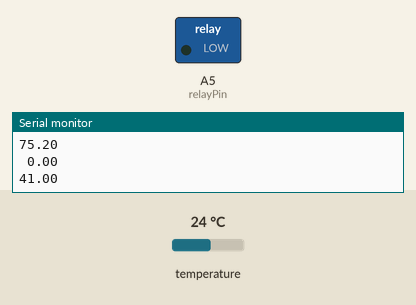
Bench run of a sketch on a simulated Particle Photon. On the bench: switched loads named in the sketch (green lamp = pin HIGH), the last lines printed to the serial monitor. Inputs (shaded band) come from the test bench; at power-on: temperature 24 °C.

Above: at 4.9 s.
5.0 s: temperature set to 12 °C
At 6.6 s:
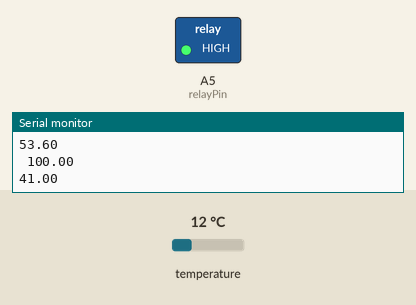
9.8 s: temperature set to 2 °C
At 11.1 s:
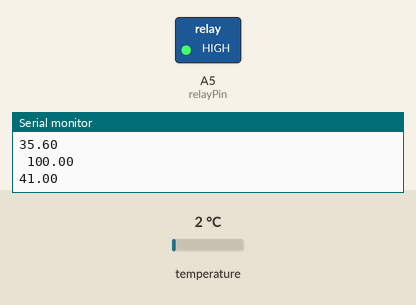
12.9 s: temperature set to 2.4 °C
16.0 s: temperature set to 3 °C
At 17.2 s:
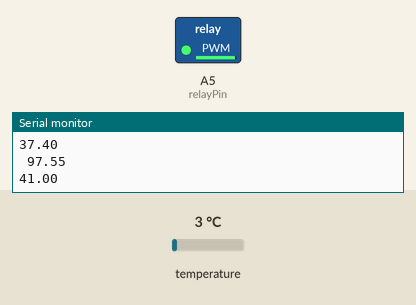
Timing chart, 0 to 20.2 s (numbered marks = the images above; inputs shaded):
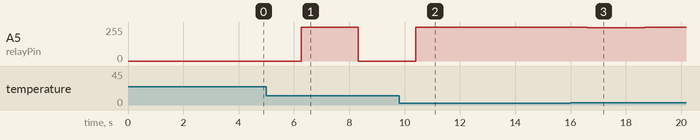

Measured:
- after the input at 5.0 s, A5 (relayPin): 0/255 → 255/255 after 1.3 s, → 0/255 2.1 s later
- after the input at 9.8 s, A5 (relayPin): 0/255 → 255/255 after 0.60 s
- after the input at 16.0 s, A5 (relayPin): 255/255 → 248/255 after 0.61 s, → 255/255 2.1 s later

The sketch:

makeshift-aleworks-device-pid.ino
```cpp
// https://github.com/br3ttb/Arduino-PID-Library
#include "PID_v1.h"

// https://github.com/krvarma/Dallas_DS18B20_SparkCore
#include "DS18B20.h"
#include "OneWire/OneWire.h"


// Input pin where DS18B20 is connected
int ds18b20Pin = D1;

// Output pin where relay is connected
int relayPin = A5;


// SparkCloud variable outputs
char tempInfo[64];
char pointInfo[64];
char pwmInfo[64];

// Temperature device on the D1 pin
DS18B20 ds18b20 = DS18B20(ds18b20Pin);

// PID: variables
double pointTemperature, actualTemperature, pidOutput;

// PID: Specify the links and initial tuning parameters
PID myPID(&actualTemperature, &pidOutput, &pointTemperature, 25, 1000, 9, DIRECT);

// Timestamp of the last status events
unsigned long lastEventTimestamp;

double convertTemp(String tempTo, double temp) {
    if(tempTo == "F") {
        return (temp * 9.0) / 5.0 + 32.0;
    } else {
        return  (temp - 32) / 1.8;
    }
}


 // Setup
void setup() {

    // Start serial on USB
    Serial.begin(9600);

    // SparkCloud: variables
    Particle.variable("temperature", tempInfo, STRING);
    Particle.variable("point", pointInfo, STRING);
    Particle.variable("pwm", pwmInfo, STRING);

    // SparkCloud: functions
    Particle.function("setPoint", setPointTemperature);

    // Set relay pin mode to output
    pinMode(relayPin, OUTPUT);

    // Point temperature default
    pointTemperature = 5;

    //turn the PID on
    myPID.SetMode(AUTOMATIC);

    // Last event timestamp
    lastEventTimestamp = 0;
}

 // Loop
void loop() {

    // Searching for the ds18b20 device
    if(actualTemperature == 0 && !ds18b20.search()) {

        // Log to the serial
        Serial.println("No more addresses.");
        Serial.println();

        // Turn off the relay during the scan
        digitalWrite(relayPin, LOW);

        // Restart search
        ds18b20.resetsearch();
        delay(250);

        return;
    }


    // Send event to the SparkCloud
    if (millis() - lastEventTimestamp >= 1000) {

        // Actual temperature in celsius
        actualTemperature = ds18b20.getTemperature();

        // Compute PID
        if(myPID.Compute()) {

            // Control relay
            analogWrite(relayPin, pidOutput);
        }

        // Convert values for output
        // convert pidOutput to 0-100
        sprintf(tempInfo, "%2.2f", convertTemp("F", actualTemperature));
        sprintf(pointInfo, "%2.2f", convertTemp("F", pointTemperature));
        sprintf(pwmInfo, " %2.2f", (pidOutput / 255) * 100);

        // Log to the serial
        Serial.println("---");
        Serial.println(tempInfo);
        Serial.println(pwmInfo);
        Serial.println(pointInfo);

        // SparkCore: publish
        Particle.publish("tempInfo", tempInfo);
        Particle.publish("pointInfo", pointInfo);
        Particle.publish("pwmInfo", pwmInfo);

        // Save timestamp of the event
        lastEventTimestamp = millis();
    }

}


// set point temperature
int setPointTemperature(String command)
{
    Serial.println("setPointTemperature called");

    // Convert to double
    pointTemperature = (double) convertTemp("C", command.toInt());

    Serial.println("Point temperature set");
    Serial.println(pointTemperature);

    return 1;
}
```

DS18B20.cpp
```cpp
#include "DS18B20.h"

DS18B20::DS18B20(uint16_t pin){
    ds = new OneWire(pin);
}

boolean DS18B20::search(){
    boolean isSuccess =  ds->search(addr);

    if(isSuccess){
        chiptype = addr[0];

        switch (addr[0]) {
            case 0x10:      sprintf(szName, "DS18S20");     type_s = 1;     break;
            case 0x28:      sprintf(szName, "DS18B20");     type_s = 0;     break;
            case 0x22:      sprintf(szName, "DS1822");      type_s = 0;     break;
            default:        sprintf(szName, "Unknown");     type_s = 0;     break;
        }
    }

    return isSuccess;
}

void DS18B20::resetsearch(){
    ds->reset_search();
}

void DS18B20::getROM(char szROM[]){
    sprintf(szROM, "%X %X %X %X %X %X %X %X", addr[0], addr[1], addr[2], addr[3], addr[4], addr[5], addr[6], addr[7]);
}

byte DS18B20::getChipType(){
    return chiptype;
}

char* DS18B20::getChipName(){
    return szName;
}

float DS18B20::getTemperature(){
    ds->reset();
    ds->select(addr);
    ds->write(0x44, 1);        // start conversion, with parasite power on at the end

    delay(1000);     // maybe 750ms is enough, maybe not
    // we might do a ds.depower() here, but the reset will take care of it.

    ds->reset();
    ds->select(addr);
    ds->write(0xBE);         // Read Scratchpad

    for (int i = 0; i < 9; i++) {           // we need 9 bytes
        data[i] = ds->read();
    }

    // Convert the data to actual temperature
    // because the result is a 16 bit signed integer, it should
    // be stored to an "int16_t" type, which is always 16 bits
    // even when compiled on a 32 bit processor.
    int16_t raw = (data[1] << 8) | data[0];

    if (type_s) {
        raw = raw << 3; // 9 bit resolution default
        if (data[7] == 0x10) {
            // "count remain" gives full 12 bit resolution
            raw = (raw & 0xFFF0) + 12 - data[6];
        }
    } else {
        byte cfg = (data[4] & 0x60);
        // at lower res, the low bits are undefined, so let's zero them
        if (cfg == 0x00) raw = raw & ~7;  // 9 bit resolution, 93.75 ms
        else if (cfg == 0x20) raw = raw & ~3; // 10 bit res, 187.5 ms
        else if (cfg == 0x40) raw = raw & ~1; // 11 bit res, 375 ms
        //// default is 12 bit resolution, 750 ms conversion time
    }

    return (float)raw / 16.0;
}

float DS18B20::convertToFahrenheit(float celsius){
    return celsius * 1.8 + 32.0;
}
```

DS18B20.h
```cpp
#include "OneWire/OneWire.h"
#include "application.h"

#define MAX_NAME 8

class DS18B20{
private:
    OneWire* ds;
    byte data[12];
    byte addr[8];
    byte type_s;
    byte chiptype;
    char szName[MAX_NAME];

public:
    DS18B20(uint16_t pin);

    boolean search();
    void resetsearch();
    void getROM(char szROM[]);
    byte getChipType();
    char* getChipName();
    float getTemperature();
    float convertToFahrenheit(float celsius);
};
```
